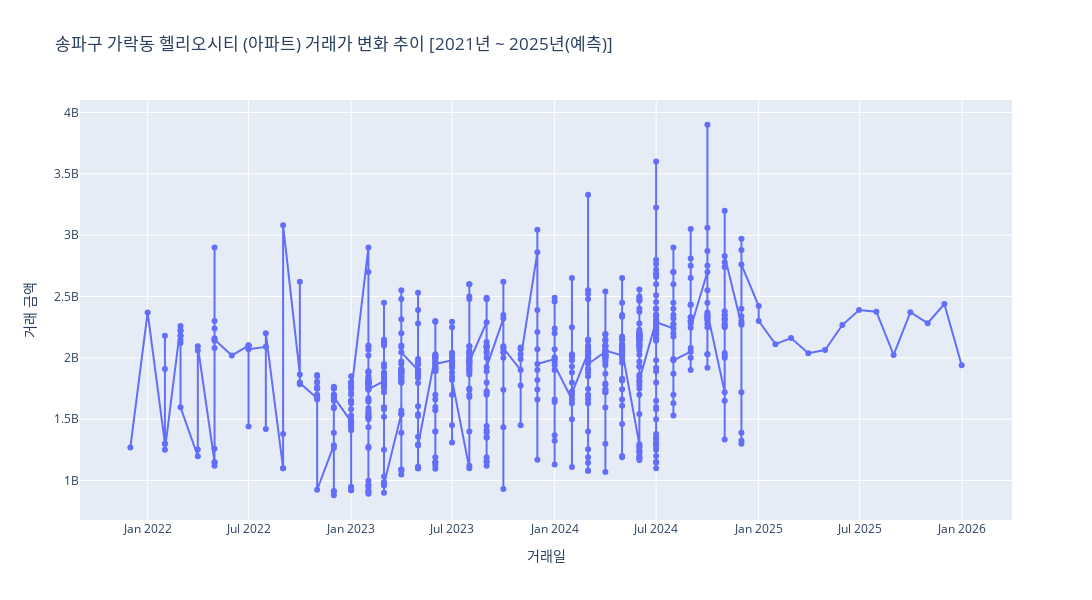
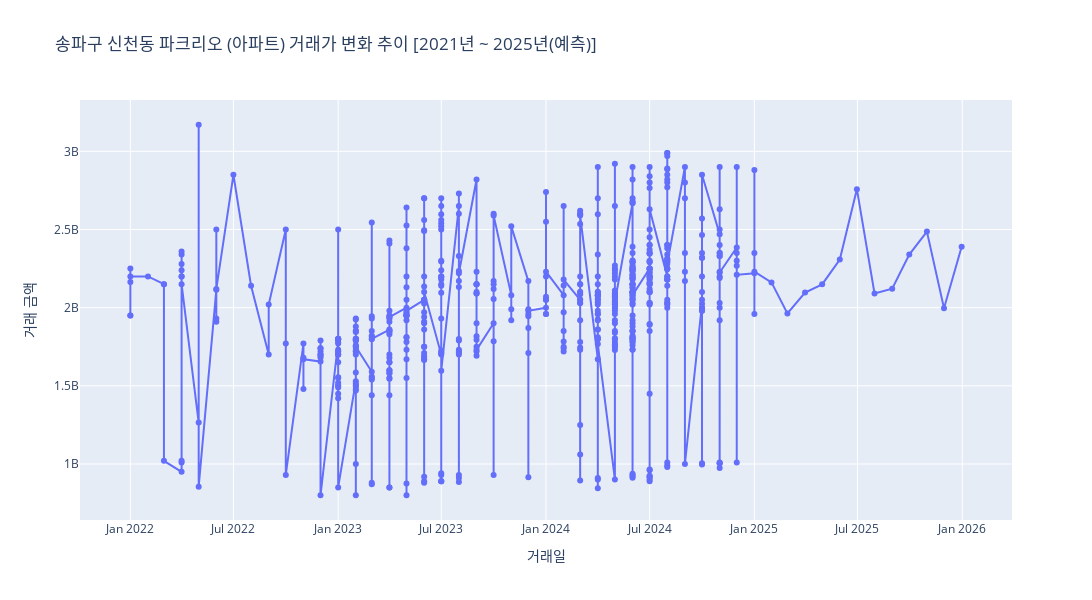
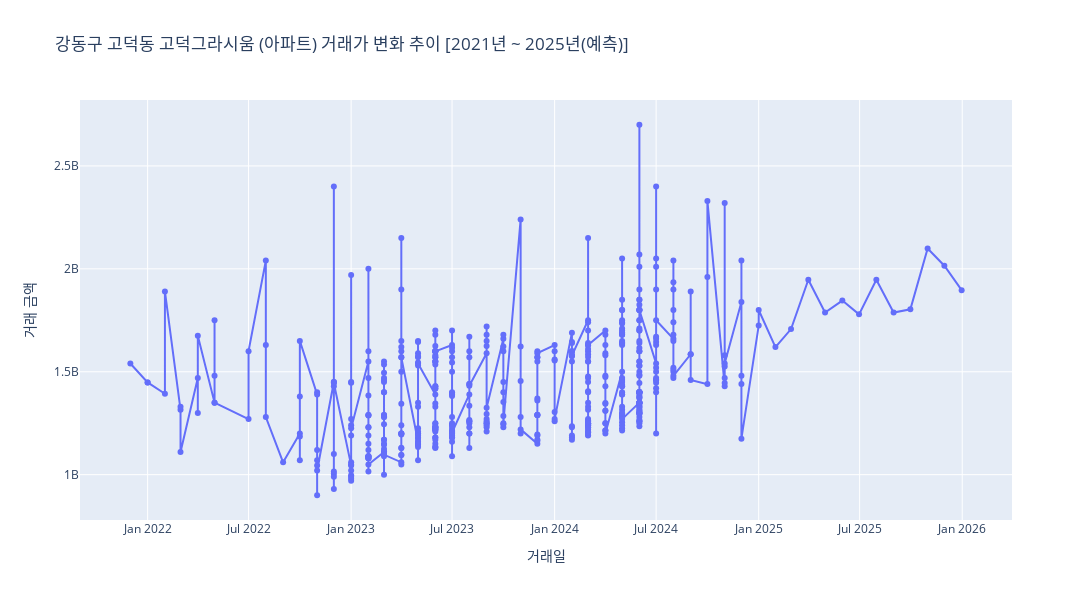

The code cell stored with these charts, in order, in its notebook:
### Code cell
# 실거래가 추이 선 그래프
import plotly.express as px

# 가장 거래량이 많은 5개 건물 시각화 (예측 데이터 추가)
for top_building in top_buildings:
    apt = join_df[join_df['지역+건물명+건물용도'] == top_building].sort_values(by='거래일')

    apt['물건금액'] = apt['물건금액(만원)']*10000

    fig = px.line(apt, x='거래일', y='물건금액', title=f'{top_building} 거래가 변화 추이 [2021년 ~ 2025년(예측)]',
              labels={'거래일': '거래일', '물건금액': '거래 금액'}, markers=True)

    fig.update_layout(width=1200, height=600)
    fig.show()

### Figure 1 — Plotly figure (JSON) as saved in the notebook; plotly's stock layout.template omitted (floating-point values rounded to 4 significant figures; data arrays with more than 128 entries replaced by an {"elided": "..."} marker saying what was removed)
{"data": [{"hovertemplate": "거래일=%{x}<br>거래 금액=%{y}<extra></extra>", "legendgroup": "", "line": {"color": "#636efa", "dash": "solid"}, "marker": {"symbol": "circle"}, "mode": "lines+markers", "name": "", "orientation": "v", "showlegend": false, "type": "scatter", "x": {"elided": "773 str values"}, "xaxis": "x", "y": {"elided": "773 int values"}, "yaxis": "y"}], "layout": {"height": 600, "legend": {"tracegroupgap": 0}, "title": {"text": "송파구 가락동 헬리오시티 (아파트) 거래가 변화 추이 [2021년 ~ 2025년(예측)]"}, "width": 1200, "xaxis": {"anchor": "y", "domain": [0, 1], "title": {"text": "거래일"}}, "yaxis": {"anchor": "x", "domain": [0, 1], "title": {"text": "거래 금액"}}}}

### Figure 2 — Plotly figure (JSON) as saved in the notebook; plotly's stock layout.template omitted (floating-point values rounded to 4 significant figures; data arrays with more than 128 entries replaced by an {"elided": "..."} marker saying what was removed)
{"data": [{"hovertemplate": "거래일=%{x}<br>거래 금액=%{y}<extra></extra>", "legendgroup": "", "line": {"color": "#636efa", "dash": "solid"}, "marker": {"symbol": "circle"}, "mode": "lines+markers", "name": "", "orientation": "v", "showlegend": false, "type": "scatter", "x": {"elided": "606 str values"}, "xaxis": "x", "y": {"elided": "606 int values"}, "yaxis": "y"}], "layout": {"height": 600, "legend": {"tracegroupgap": 0}, "title": {"text": "송파구 신천동 파크리오 (아파트) 거래가 변화 추이 [2021년 ~ 2025년(예측)]"}, "width": 1200, "xaxis": {"anchor": "y", "domain": [0, 1], "title": {"text": "거래일"}}, "yaxis": {"anchor": "x", "domain": [0, 1], "title": {"text": "거래 금액"}}}}

### Figure 3 — Plotly figure (JSON) as saved in the notebook; plotly's stock layout.template omitted (floating-point values rounded to 4 significant figures; data arrays with more than 128 entries replaced by an {"elided": "..."} marker saying what was removed)
{"data": [{"hovertemplate": "거래일=%{x}<br>거래 금액=%{y}<extra></extra>", "legendgroup": "", "line": {"color": "#636efa", "dash": "solid"}, "marker": {"symbol": "circle"}, "mode": "lines+markers", "name": "", "orientation": "v", "showlegend": false, "type": "scatter", "x": {"elided": "522 str values"}, "xaxis": "x", "y": {"elided": "522 int values"}, "yaxis": "y"}], "layout": {"height": 600, "legend": {"tracegroupgap": 0}, "title": {"text": "강동구 고덕동 고덕그라시움 (아파트) 거래가 변화 추이 [2021년 ~ 2025년(예측)]"}, "width": 1200, "xaxis": {"anchor": "y", "domain": [0, 1], "title": {"text": "거래일"}}, "yaxis": {"anchor": "x", "domain": [0, 1], "title": {"text": "거래 금액"}}}}
